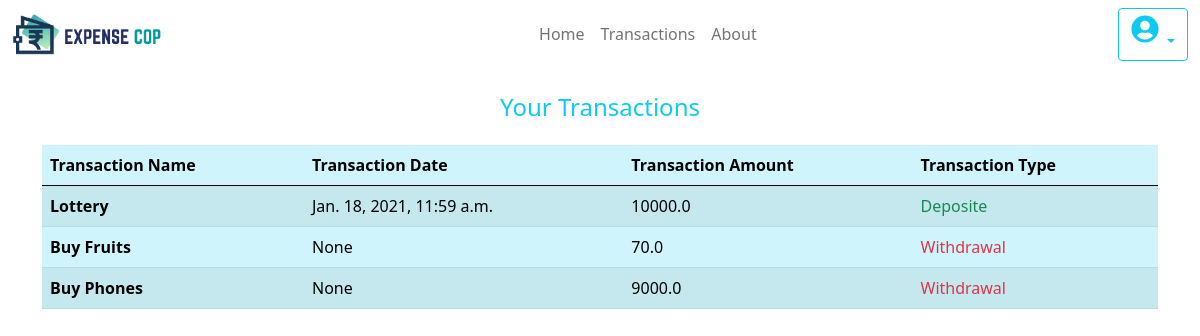
Page /transaction (signed in) on the committed database.
### home/models.py (models this page shows, shortened)
class transaction(models.Model):
    action_type = (
        ('0', 'Deposite'),
        ('1', 'Withdrawal')
    )
    transaction_id = models.AutoField(primary_key=True)
    transaction_name = models.CharField(max_length=1000)
    transaction_type = models.CharField(max_length=10, choices=action_type)
    transaction_amount = models.FloatField()
    transaction_time = models.DateTimeField(auto_now_add=True)
    credential = models.ForeignKey(User, on_delete=models.CASCADE)

### home/views.py (the view)
# urls.py: path('transaction', views.showTransaction, name = 'transaction'),
@login_required(login_url='/login')
def showTransaction(request):
    transactionData = transaction.objects.filter(credential=request.user)
    print(transactionData[0].transaction_type)
    userData = userDetail.objects.filter(credential=request.user)
    param = {'transactions':transactionData, 'user':userData}
    return render(request, 'transaction.html', param)

### home/templates/transaction.html (shortened to what this page needs)
{% extends 'base.html' %}
{% block body %}
<div class="container">
    <div class="mx-auto my-4">
        <h4 class="text-info" style="text-align: center;">Your Transactions</h4>
    </div>
    <table class="table table-info table-striped">
        <thead>
          <tr>
            <th scope="col">Transaction Name</th>
            <th scope="col">Transaction Date</th>
            <th scope="col">Transaction Amount</th>
            <th scope="col">Transaction Type</th>
          </tr>
        </thead>
        <tbody>
          {% for transaction in transactions reversed%}
          <tr>
            <th>{{transaction.transaction_name}}</th>
            <td>{{transaction.transaction_time}}</td>
            <td>{{transaction.transaction_amount}}</td>
            {% if transaction.transaction_type == '0' %}
            <td class = "text-success">Deposite</td>
            {% else %}
            <td class = "text-danger">Withdrawal</td>
            {% endif %}
          </tr>
          {% endfor %}
        </tbody>
      </table>
</div>
{% endblock body %}

### rows in the picture
transaction: transaction_type "Deposite"
transaction: transaction_type "Withdrawal"
transaction: transaction_type "Withdrawal"
